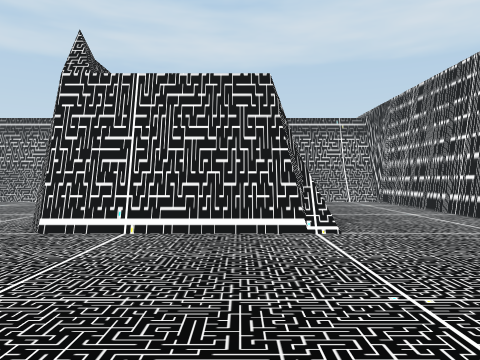
[1] (above)

19 first-person views from a walk through a Unity game level. The camera is 1.4 m above the floor, looks level and sees 70° across. The floor is counted in squares, 2 m on a side. Each view is taken from the middle of a square. On the plan, view 1 faces up. The plan holds only what a view shows up to about 11 squares ahead; the rest is blank. The place goes on beyond the plan. The player character is not drawn.

[2]
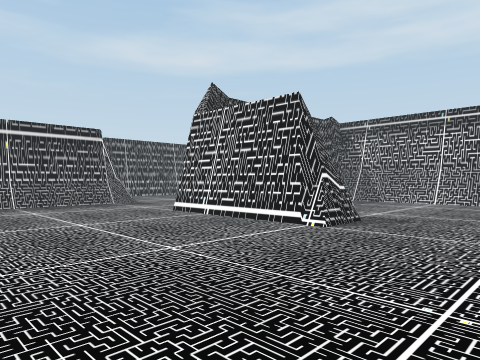

[3]
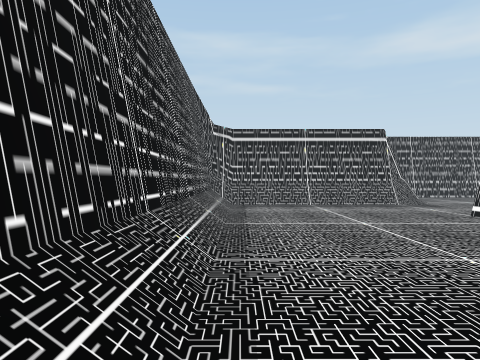

[4]
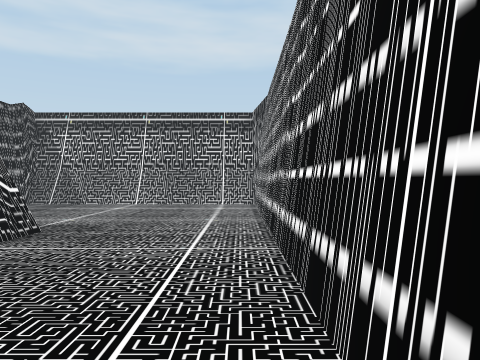

[5]
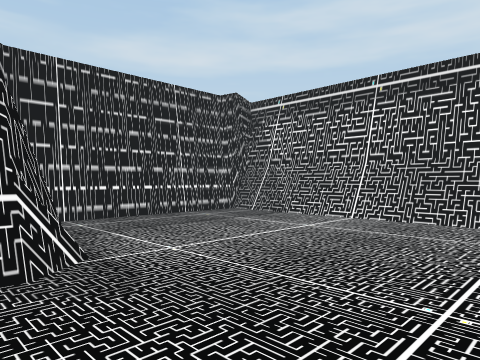

[6]
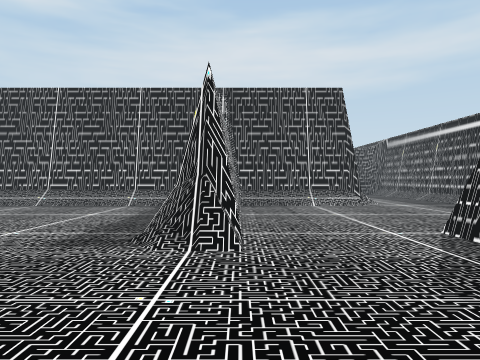

[7]
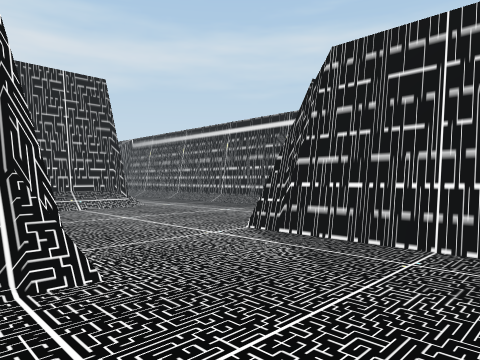

[8]
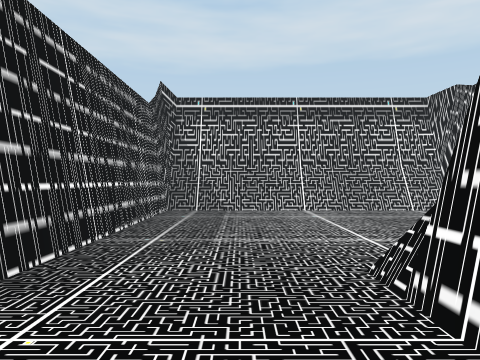

[9]
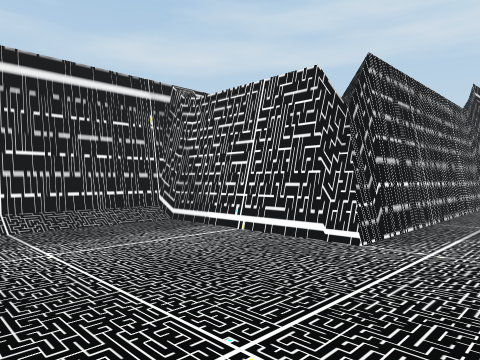

[10]
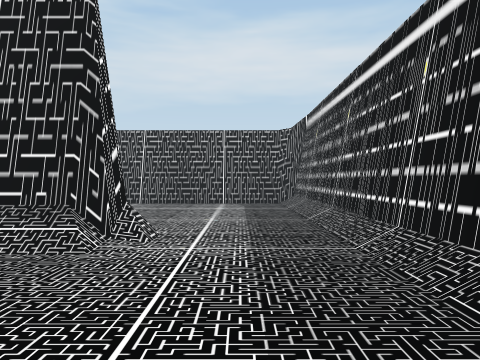

[11]
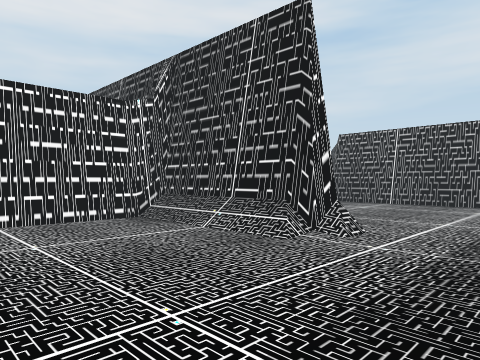

[12]
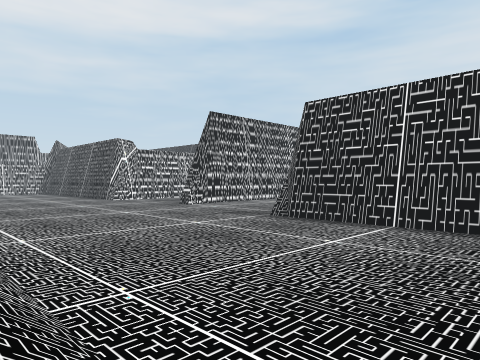

[13]
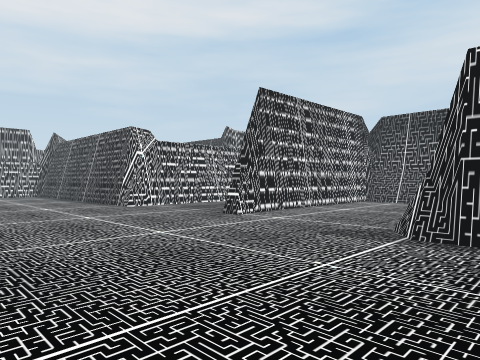

[14]
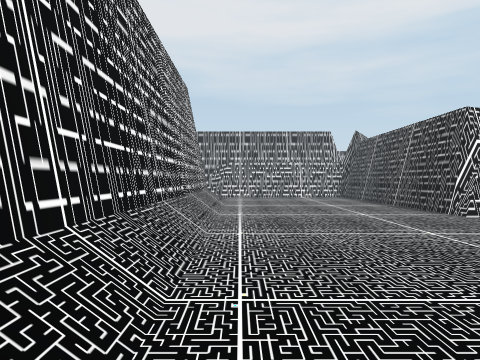

[15]
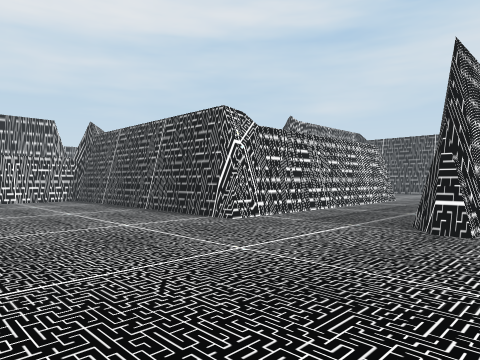

[16]
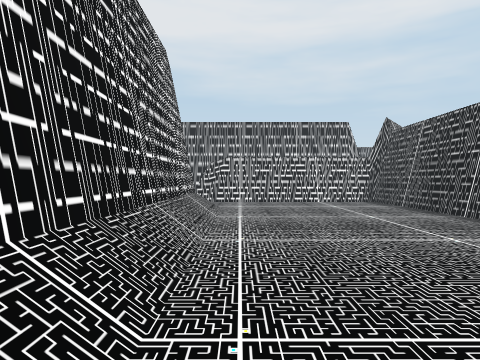

[17]
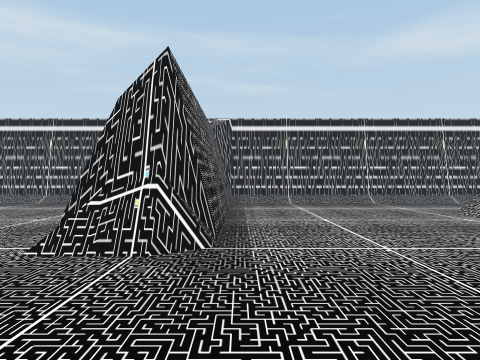

[18]
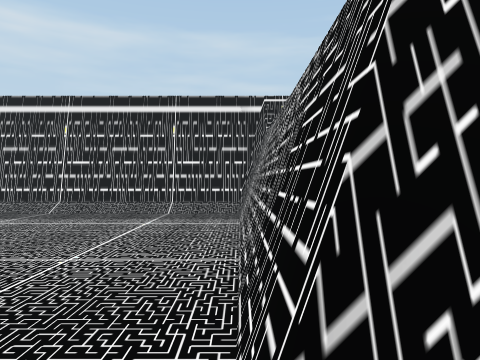

[19]
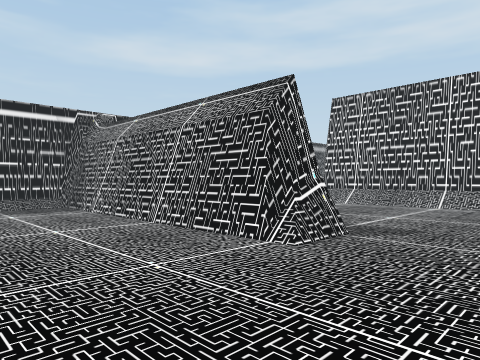

### Floor plan
Ten units are one square. View 1 is at (0, 0); x grows to the right and y downward. Boxes are objects, and circles mark ways between rooms. Rooms are numbered by the first view taken in them; rooms with no view inside come last. Other rooms are left out.
<svg viewBox="-142 -118 227 248">
<path fill="none" stroke="#000" d="M3 -60 10 -56 11 -51 7 -45M8 -62 12 -57 12 -45 -26 -45 -31 -51M45 -16 45 -110 -23 -110M-62 -44 -62 2 -59 9 29 9M-23 -111 -23 -66M-62 2 -61 8 -57 9M45 -113 -22 -113M-59 -45 -59 3 -58 6M-70 -48 -66 -51 -62 -44M-70 -44 -70 -54 -65 -54M-30 -110 -98 -110 -98 -45M-32 -113 -98 -113M-98 -45 -134 -45M-101 9 -70 9 -69 3M-132 -46 -137 -45 -137 14M-105 14 -104 9 -100 9M-70 5 -70 -44M-66 78 -67 85M-65 83 -67 88M-67 82 -69 88 -132 88M-71 74 -65 79 -66 84M-30 125 -30 79 -27 79 -23 85M5 125 5 74 80 74 80 26M-131 88 -137 89 -137 125M-137 74 -65 74M49 19 -95 19M-137 14 -137 73 -132 74"/>
<circle cx="-45" cy="-40" r="3" fill="#2a7"/>
<circle cx="-85" cy="-50" r="3" fill="#2a7"/>
<circle cx="-125" cy="20" r="3" fill="#2a7"/>
<text x="0" y="-40">1</text>
<text x="-60" y="-80">2</text>
<text x="-110" y="-20">3</text>
<text x="-40" y="70">4</text>
</svg>
Room 1 opens to room 2. Room 2 opens to room 3. Room 3 opens to room 4.

Where each view was taken, in squares from view 1:
view 1: 0 up, 0 right, facing up
view 2: 0 up, 4 right, facing up-left
view 3: 0 up, 4 right, facing left
view 4: 1 up, 4 right, facing up
view 5: 5 up, 4 right, facing up-left
view 6: 9 up, 7 left, facing down
view 7: 8 up, 6 left, facing down-left
view 8: 3 up, 8 left, facing up
view 9: 1 up, 8 left, facing up-left
view 10: 3 up, 12 left, facing down
view 11: 3 up, 13 left, facing down-right
view 12: 2 down, 11 left, facing down-right
view 13: 3 down, 8 left, facing down-right
view 14: 3 down, 6 left, facing right
view 15: 3 down, 4 left, facing down-right
view 16: 3 down, 3 left, facing right
view 17: 7 down, 3 left, facing left
view 18: 9 down, 6 left, facing left
view 19: 12 down, 4 left, facing up-left
